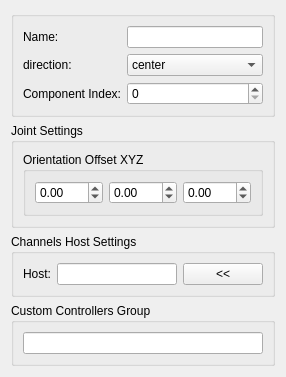
<?xml version="1.0" encoding="UTF-8"?>
<ui version="4.0">
 <class>Form</class>
 <widget class="QWidget" name="Form">
  <property name="geometry">
   <rect>
    <x>0</x>
    <y>0</y>
    <width>286</width>
    <height>335</height>
   </rect>
  </property>
  <property name="windowTitle">
   <string>Form</string>
  </property>
  <layout class="QGridLayout" name="gridLayout">
   <item row="2" column="0">
    <widget class="QGroupBox" name="groupBox">
     <property name="sizePolicy">
      <sizepolicy hsizetype="Minimum" vsizetype="Minimum">
       <horstretch>0</horstretch>
       <verstretch>0</verstretch>
      </sizepolicy>
     </property>
     <property name="title">
      <string>Channels Host Settings</string>
     </property>
     <layout class="QGridLayout" name="gridLayout_2">
      <item row="0" column="0">
       <layout class="QHBoxLayout" name="horizontalLayout_2">
        <item>
         <widget class="QLabel" name="host_label">
          <property name="text">
           <string>Host:</string>
          </property>
         </widget>
        </item>
        <item>
         <widget class="QLineEdit" name="host_lineEdit"/>
        </item>
        <item>
         <widget class="QPushButton" name="host_pushButton">
          <property name="text">
           <string>&lt;&lt;</string>
          </property>
         </widget>
        </item>
       </layout>
      </item>
     </layout>
    </widget>
   </item>
   <item row="1" column="0">
    <widget class="QGroupBox" name="jointSettings_groupBox">
     <property name="sizePolicy">
      <sizepolicy hsizetype="Minimum" vsizetype="Minimum">
       <horstretch>0</horstretch>
       <verstretch>0</verstretch>
      </sizepolicy>
     </property>
     <property name="title">
      <string>Joint Settings</string>
     </property>
     <layout class="QGridLayout" name="gridLayout_3">
      <item row="0" column="0">
       <widget class="QGroupBox" name="groupBox_3">
        <property name="title">
         <string>Orientation Offset XYZ</string>
        </property>
        <layout class="QHBoxLayout" name="horizontalLayout_4">
         <item>
          <widget class="QDoubleSpinBox" name="joint_offset_x_doubleSpinBox">
           <property name="toolTip">
            <string>Rotation Offset X</string>
           </property>
           <property name="minimum">
            <double>-360.000000000000000</double>
           </property>
           <property name="maximum">
            <double>360.000000000000000</double>
           </property>
           <property name="singleStep">
            <double>90.000000000000000</double>
           </property>
          </widget>
         </item>
         <item>
          <widget class="QDoubleSpinBox" name="joint_offset_y_doubleSpinBox">
           <property name="toolTip">
            <string>Rotation Offset Y</string>
           </property>
           <property name="minimum">
            <double>-360.000000000000000</double>
           </property>
           <property name="maximum">
            <double>360.000000000000000</double>
           </property>
           <property name="singleStep">
            <double>90.000000000000000</double>
           </property>
          </widget>
         </item>
         <item>
          <widget class="QDoubleSpinBox" name="joint_offset_z_doubleSpinBox">
           <property name="toolTip">
            <string>Rotation Offset Z</string>
           </property>
           <property name="minimum">
            <double>-360.000000000000000</double>
           </property>
           <property name="maximum">
            <double>360.000000000000000</double>
           </property>
           <property name="singleStep">
            <double>90.000000000000000</double>
           </property>
          </widget>
         </item>
        </layout>
       </widget>
      </item>
     </layout>
    </widget>
   </item>
   <item row="0" column="0">
    <widget class="QGroupBox" name="mainSettings_groupBox">
     <property name="title">
      <string/>
     </property>
     <layout class="QGridLayout" name="gridLayout_4">
      <item row="0" column="0">
       <layout class="QFormLayout" name="formLayout">
        <item row="0" column="0">
         <widget class="QLabel" name="name_label">
          <property name="text">
           <string>Name:</string>
          </property>
         </widget>
        </item>
        <item row="0" column="1">
         <widget class="QLineEdit" name="name_lineEdit"/>
        </item>
        <item row="1" column="0">
         <widget class="QLabel" name="side_label">
          <property name="text">
           <string>direction:</string>
          </property>
         </widget>
        </item>
        <item row="1" column="1">
         <widget class="QComboBox" name="side_comboBox">
          <property name="sizePolicy">
           <sizepolicy hsizetype="Expanding" vsizetype="Fixed">
            <horstretch>0</horstretch>
            <verstretch>0</verstretch>
           </sizepolicy>
          </property>
          <item>
           <property name="text">
            <string>center</string>
           </property>
          </item>
          <item>
           <property name="text">
            <string>left</string>
           </property>
          </item>
          <item>
           <property name="text">
            <string>right</string>
           </property>
          </item>
         </widget>
        </item>
        <item row="2" column="0">
         <widget class="QLabel" name="componentIndex_label">
          <property name="text">
           <string>Component Index:</string>
          </property>
         </widget>
        </item>
        <item row="2" column="1">
         <widget class="QSpinBox" name="componentIndex_spinBox">
          <property name="sizePolicy">
           <sizepolicy hsizetype="Expanding" vsizetype="Fixed">
            <horstretch>0</horstretch>
            <verstretch>0</verstretch>
           </sizepolicy>
          </property>
         </widget>
        </item>
       </layout>
      </item>
     </layout>
    </widget>
   </item>
   <item row="3" column="0">
    <widget class="QGroupBox" name="groupBox_2">
     <property name="sizePolicy">
      <sizepolicy hsizetype="Minimum" vsizetype="Minimum">
       <horstretch>0</horstretch>
       <verstretch>0</verstretch>
      </sizepolicy>
     </property>
     <property name="title">
      <string>Custom Controllers Group</string>
     </property>
     <layout class="QGridLayout" name="gridLayout_5">
      <item row="0" column="0">
       <layout class="QHBoxLayout" name="horizontalLayout_3">
        <item>
         <widget class="QLineEdit" name="subGroup_lineEdit">
          <property name="toolTip">
           <string>&lt;html&gt;&lt;head/&gt;&lt;body&gt;&lt;p&gt;Name for a custom controllers Group (Maya set) for the component controllers.&lt;/p&gt;&lt;p align=&quot;center&quot;&gt;&lt;span style=&quot; font-weight:600;&quot;&gt;i.e&lt;/span&gt;: Setting the name &amp;quot;arm&amp;quot; will create a sub group (sub set in Mayas terminology) with the name &amp;quot;rig_arm_grp&amp;quot;. This group will be under the &amp;quot;rig_controllers_grp&amp;quot;&lt;/p&gt;&lt;p&gt;Leave this option empty for the default behaviour.&lt;/p&gt;&lt;/body&gt;&lt;/html&gt;</string>
          </property>
         </widget>
        </item>
       </layout>
      </item>
     </layout>
    </widget>
   </item>
   <item row="4" column="0">
    <spacer name="verticalSpacer">
     <property name="orientation">
      <enum>Qt::Vertical</enum>
     </property>
     <property name="sizeHint" stdset="0">
      <size>
       <width>20</width>
       <height>40</height>
      </size>
     </property>
    </spacer>
   </item>
  </layout>
 </widget>
 <resources/>
 <connections/>
</ui>
